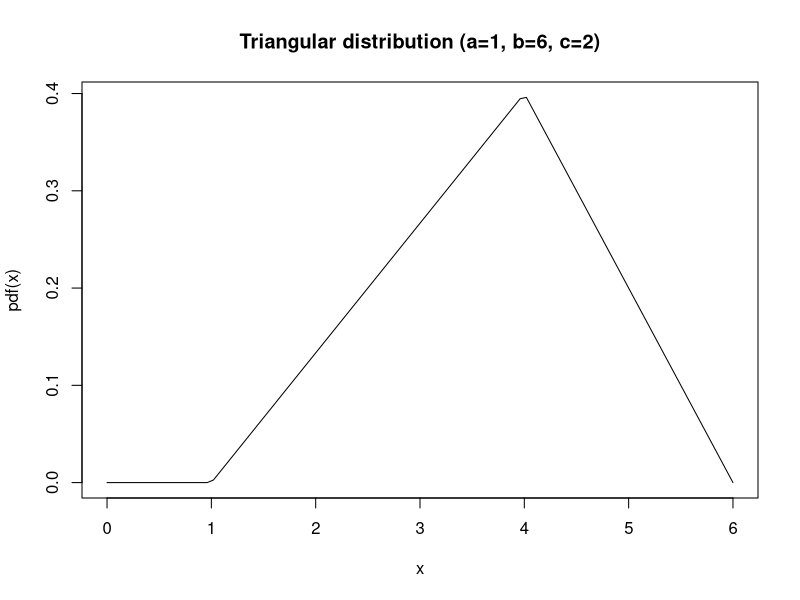
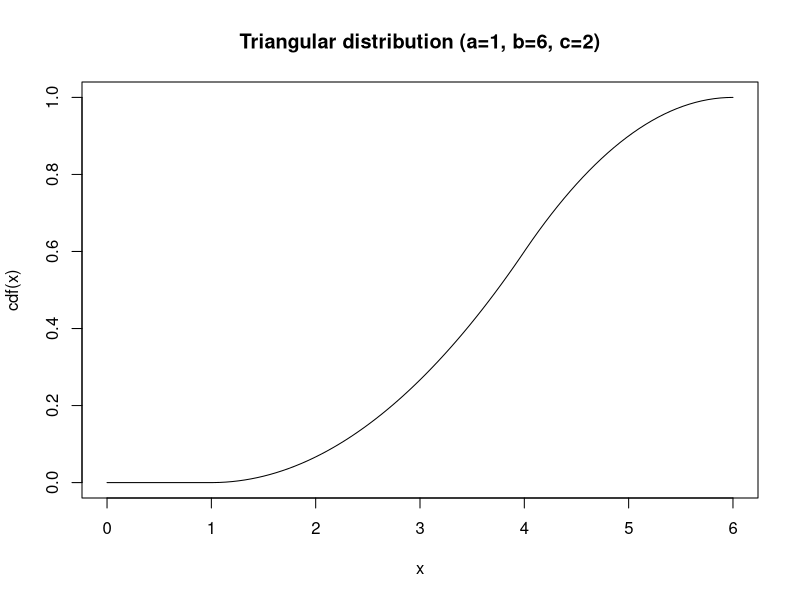
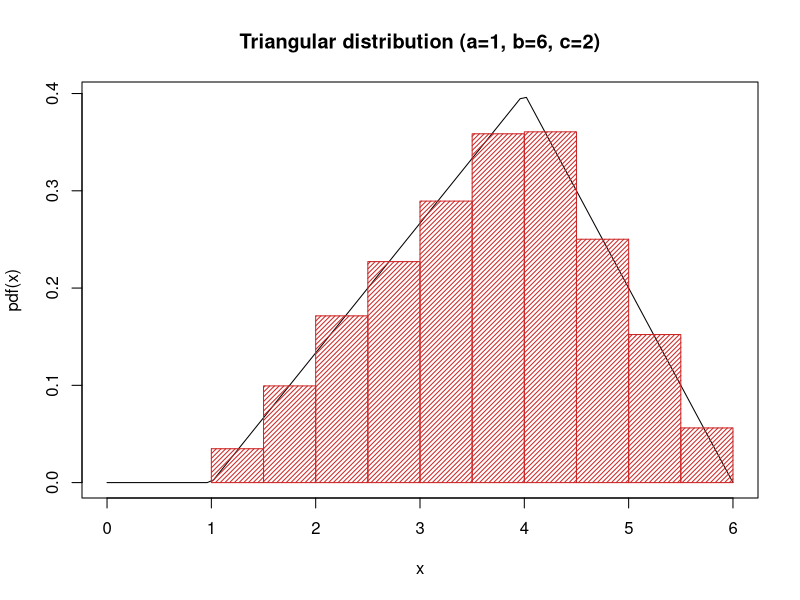
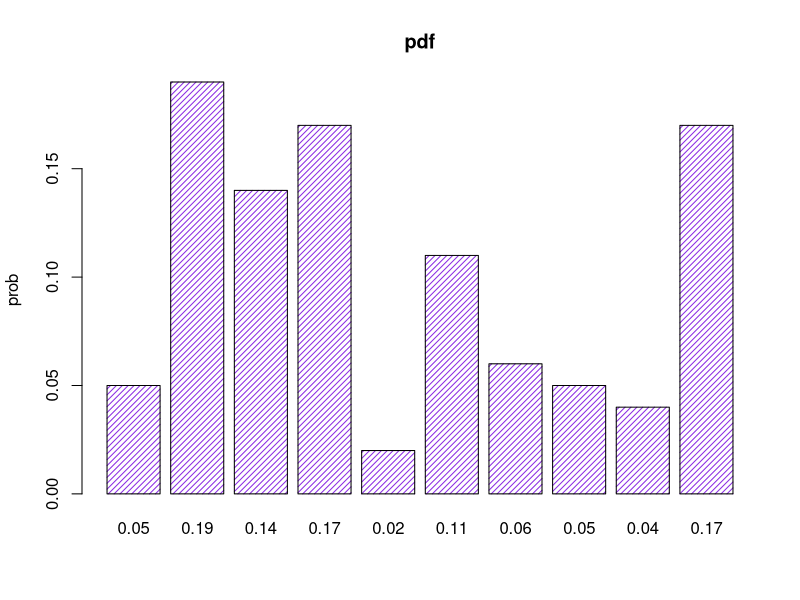
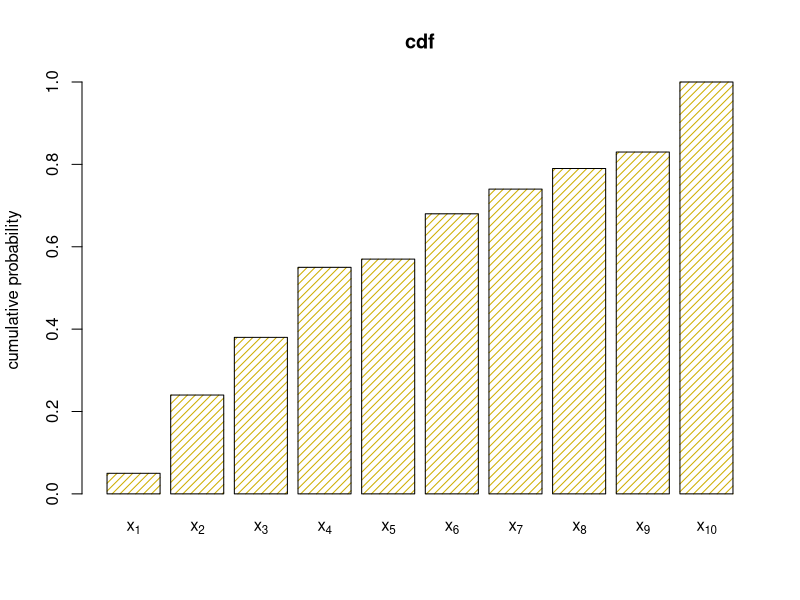
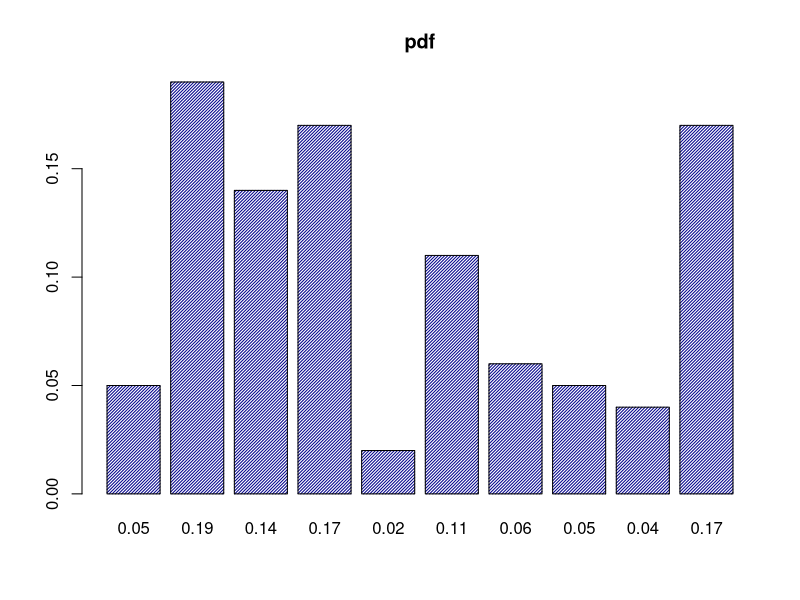
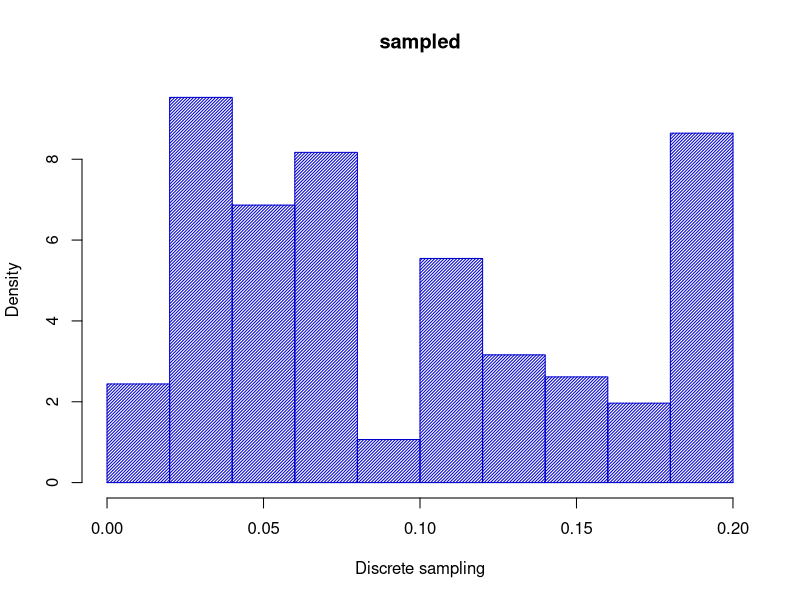
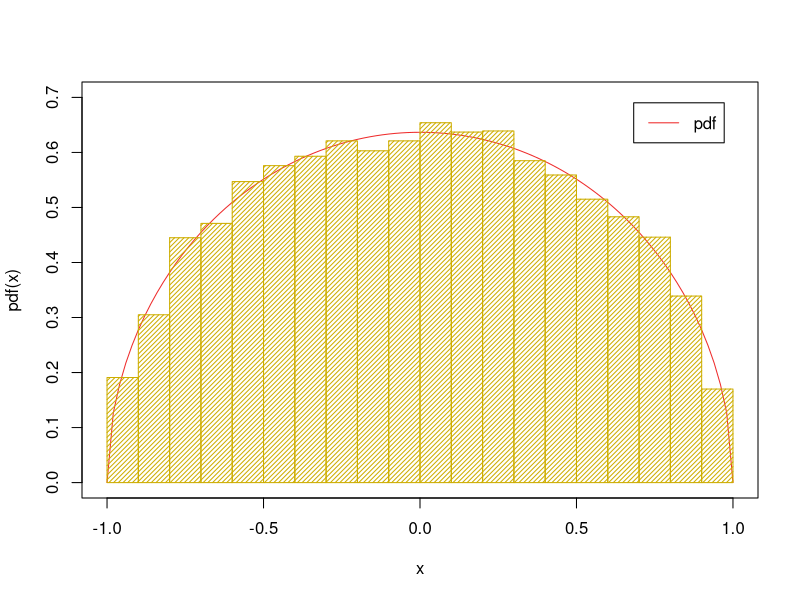

Here is the R script that generated these plots, in order:
## ---- chunk 1
knitr::opts_chunk$set(echo = TRUE)
## ---- chunk 2
pdf1 <- function(x, a = 0, b = 1, c = 0.5) {
  temp <- ifelse (  (x < c) & ( x >= a ),
                   2*(x-a)/((b-a)*(c-a)),
                   ifelse (  (c <= x) & ( x <= b),
                            2*(b-x)/((b-a)*(b-c)),
                            0) )
  return(temp)
}

cdf1 <- function(x, a = 0, b = 1, c = 0.5) {
  temp <- ifelse ( (x >= a) & ( x < c),
                   ((x-a)^2)/((b-a)*(c-a)),
                    ifelse ( (c <= x) & ( b >= x),
                             1-((b-x)^2)/((b-a)*(b-c)),
                             ifelse ( x > b, 1, 0)))
  return(temp)
}
## ---- chunk 3
curve(pdf1(x,1,6,4), from = 0, to = 6, ylab="pdf(x)", main = "Triangular distribution (a=1, b=6, c=2)" )
curve(cdf1(x,1,6,4), from = 0, to = 6, ylab="cdf(x)", main = "Triangular distribution (a=1, b=6, c=2)" )
## ---- chunk 4
random.1 <- function(n = 10000, a = 0, b = 1, c = 0.5) {
  func.max <- pdf1(c, a, b, c)
         u.1 <- runif(n, a , b)
         u.2 <- runif(n)
         y <- ifelse(u.2*func.max < pdf1(u.1, a, b, c), u.1, NA)
         y.clean <- y[!is.na(y)]
  return(y.clean)
}
## ---- chunk 5
x1 <- random.1(10^4,1,6,4)
while (length(x1) < 10^4){
  x1 <- c( x1, random.1(1,1,6,4))
}

curve(pdf1(x,1,6,4), from = 0, to = 6, ylab="pdf(x)", main = "Triangular distribution (a=1, b=6, c=2)", )
hist(x1, freq=F, col = 'firebrick3', density = 30 ,add=T)
## ---- chunk 6
x2 <- c(0.05, 0.19, 0.14, 0.17, 0.02, 0.11, 0.06, 0.05, 0.04, 0.17)

pdf2 <- function (x) {
 return(x2[floor(x)]) 
}

cdf2 <- function (x) {
  index <- floor(x)
  t1 <- x2[1:index]
  return( sum(t1) )
}
## ---- chunk 7
barplot(x2, main="pdf", names=x2, col = 'blueviolet', density = 24, ylab = 'prob')

y2 <- sapply(1:10, cdf2)
barplot(y2, names = expression("x"[1],"x"[2],"x"[3],"x"[4],"x"[5],"x"[6],"x"[7],"x"[8],"x"[9],"x"[10]),
        main="cdf", col = 'gold3', density = 18, ylab ='cumulative probability' )
## ---- chunk 8
random2 <- function (n) {
  vec <- 1:10
  x.2 <- c(NA)
  cumulative <- sapply(1:10, cdf2)
  
  while (length(x.2) < n+1) {
  u.2 <- runif(1)
  index <- length(cumulative[cumulative < u.2]) + 1
  ifelse ( index==1, y2 <- u.2/vec[index] , y2 <- vec[index -1 ] + (u.2 - cdf2(index -1 ))/pdf2(index))
  x.2 <- c(x.2,y2)}
  
  return(x.2[!is.na(x.2)])
}

sampled2 <- random2(10000)
sampled_norm <- 0.2*sampled2/max(sampled2)
barplot( x2 ,names = x2, main="pdf", col = 'blue4', density = 45)
hist(sampled_norm, xlab = 'Discrete sampling' ,  freq = FALSE, main = "sampled", breaks = 10, col = 'blue3', density = 45)

## ---- chunk 9
#The distribution we are requested to implement is:
distrib3 <- function (x , R = 1) {
 tmp <- ifelse ( (x >= -R) & (x <= R), 2/(pi*R^2)*sqrt(R^2-x^2), NA)
 return(tmp)
}


#Acceptance rejection method algorithm
acc.rej <- function( n = 10^4 , R = 1 ) {
  u.1 <- runif(n, -R, R )
  u.2 <- runif(n)
  Max.f <- 2/(pi*R)
  y <- ifelse ( u.2*Max.f < distrib3(u.1,R) , u.1 , NA )
  y.clean <- y[!is.na(y)]
  return(y.clean)
}

#Generate 10^4 samples
x3 <- acc.rej(10^4)
while (length(x3) < 10^4){
  x3 <- c( x3, acc.rej(1))
}

#Make plots
curve(distrib3(x), from = -1, to = 1, ylab="pdf(x)", ylim = c(0, 0.7), col = 'firebrick2' )
hist(x3, freq=F, col = 'gold3', density = 30 ,add=T)
legend('topright', 'pdf', inset = 0.05, lty = 1, col = 'firebrick2')
## ---- chunk 10

#define the Gamma distribution
r.gamma <- function( alpha, beta,  n = 1000 ) {
  expon <-  replicate(n, 0)
  for (index in 1:alpha) {
    u.5 <- runif(n)
    expon <- (expon - beta*log(u.5))
  }
  return(expon)
}

x.4 <- r.gamma (4,5)
hist(x.4, freq = FALSE, ylim = c(0, 0.06),  col = 'gold3', density = 30, main = "Gamma(4, 1/5)")
curve(dgamma(x,4,1/5), add = T, from = 0, to = 80, ylab= "pdf", main= "Gamma(4, 1/5)", col = 'blue3')
legend('topright', 'pdf gamma (4,1/5)', inset = 0.05, lty = 1, col = 'blue3')

y.4 <- r.gamma (6,2)
curve(dgamma(x,6,1/2), from = 0, to = 150, ylab= "pdf", main= "Gamma(6, 1/2)",ylim = c(0, 0.1), col = 'blue3')
hist(y.4, freq = FALSE, add = T, col = 'gold3', density = 30)
legend('topright', 'pdf gamma (6,2)', inset = 0.05, lty = 1, col = 'blue3')

z.4 <- r.gamma (2,8)
hist(z.4, freq = FALSE,  main= "Gamma(2, 1/8)", ylim = c(0, 0.05),col = 'gold3', density = 30 )
curve(dgamma(x,2,1/8), add = T, from = 0, to = 80, col = 'blue3')
legend('topright', 'pdf gamma (2,1/8)', inset = 0.05, lty = 1, col = 'blue3')

#Gamma(1,1) it is indeed the exponential as we expected!
w.4 <- r.gamma (1,1)
hist(w.4, freq = FALSE, ylim = c(0, 1),  col = 'gold3', density = 30, main = "Gamma(1,1) and exp(rate = 1)")
curve(dgamma(x,1,1), add = T, from = 0, to = 8, ylab= "pdf", main= "Gamma(1, 1)", col = 'blue3', lty = 3, lw  = 2)
curve(dexp(x,1), add = T, from = 0, to = 8, col = 'red3', lty = 2)
legend('topright', c('pdf gamma (4,1/5)', 'exp(1)'), inset = 0.05, lty = c(3,2), col = c('blue3', 'red3'), lw = c(2,2))
## ---- chunk 11
# N = numbers to be generated
# first = input number

middle.square <- function (N, first) {
  
  #Check how many digits does the input number have
  digits <- length(unlist(strsplit(as.character(first),"")))
  
  #check whether the number has odd or even number of digits and set parameters accordingly
  if (digits%%2 == 0) {
    a <- digits/2 + 1
    b <- digits/2 + digits
  }
  if (digits%%2 == 1 ) {
    a <- digits/2 + 1/2
    b <- digits/2 + digits - 1/2
  }
  
  numbers <- c(NA)
  
  #generate N numbers to be squared and then trimmed  
  for (i in 1:N) {
    ifelse (i == 1, 
            temp <- first*first,
            temp <- numbers[i]^2 )
    
    temp <- unlist(strsplit(as.character(temp),""))
    temp <- temp[a:b]
    temp <- as.numeric(paste(temp,collapse = ""))
    numbers <- c(numbers, temp)
    }
  return(numbers[!is.na(numbers)])
}

middle.square(4,5772156649)


